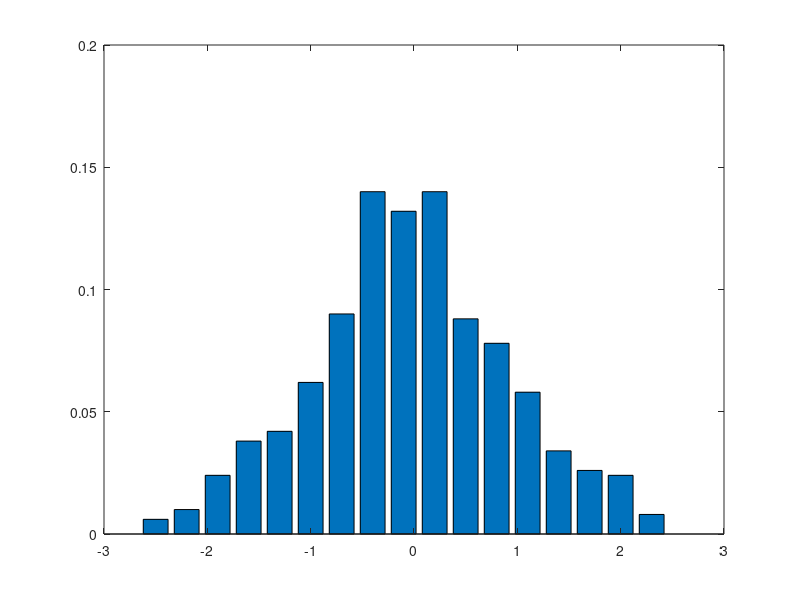

Here is the MATLAB script that generated this plot: (Note: this script raises an error after producing the figure.)
n = 500;
nHist = ceil(2*n^(1/3));
mu = 0;
a = .3;
c = (-2.5 + mu):0.3:(2.5 + mu);
X = sort(randn(n,1)) + mu;
epdf = hist(X,c)/n;
bar(c, epdf)
if sum(epdf == 0)>0
    error('0 in histogram.')
end
alpha = 0.05;

if 0
    %% renyi
    k = length(epdf);
    doubleSum = sum((epdf.^(a)) .* (pdf('norm',c,0,1)).^(1-a));
    logOfSum = log(doubleSum)
    const =2*k/(a*(a-1))
    stat = const * logOfSum
    
end
if 0
    %% T_alpha
    k = length(epdf);
    doubleSum = sum((epdf.^(a)) .* (pdf('norm',c,0,1)).^(1-a))
    const =2*k/(a*(a-1))
    stat = const * (doubleSum - 1)
end
if 1
end

chiQuant = icdf('chi2', [alpha/2, 1 - alpha/2], k - 1)

[h_ks, p_ks, stat_ks] = kstest(X);
disp('kolmogorov-Smirnov')
disp([h_ks, p_ks, stat_ks])

%%%%

%% 2D kolmogorov smirnov for muon for separate njets cahnnels
c = clock;
time = c(4:6)
njets = 4
[X1 w1] = getLeptonJetsRamData('muo', 1:leptonJetType.numTypes,...
    'njets',njets, 'val', 1);

[X2 w2] = getLeptonJetsRamData('muo', 1:leptonJetType.numTypes,...
    'njets',njets, 'val', 2);
dims = [1 2];
tic
[h, pval, stat] = test_wKS2s2d(X1(:,dims), w1, X2(:,dims),w2,0.05);
[h, pval, stat]
toc
% 45 min
  
c = clock;
time = c(4:6)
njets = 3
[X1 w1] = getLeptonJetsRamData('muo', 1:leptonJetType.numTypes,...
    'njets',njets, 'val', 1);

[X2 w2] = getLeptonJetsRamData('muo', 1:leptonJetType.numTypes,...
    'njets',njets, 'val', 2);
dims = [1 2];
tic
[h, pval, stat] = test_wKS2s2d(X1(:,dims), w1, X2(:,dims),w2,0.05);
[h, pval, stat]
toc
% 4 hours

c = clock;
time = c(4:6)
njets = 2
[X1 w1] = getLeptonJetsRamData('muo', 1:leptonJetType.numTypes,...
    'njets',njets, 'val', 1);

[X2 w2] = getLeptonJetsRamData('muo', 1:leptonJetType.numTypes,...
    'njets',njets, 'val', 2);
dims = [1 2];
tic
[h, pval, stat] = test_wKS2s2d(X1(:,dims), w1, X2(:,dims),w2,0.05);
[h, pval, stat]
toc
% 28.5 hours
  
x = -8:.1:8;
y = x';
X = ones(size(y))*x;
Y = y*ones(size(x));
R = sqrt(X.^2 + Y.^2) + eps;
Z = sin(R)./R;
imagesc(Z)
